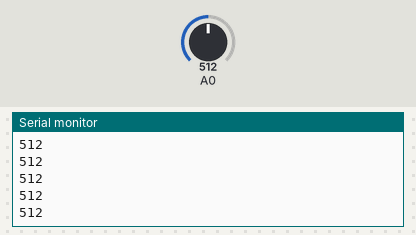
The sketch below on a simulated Arduino Uno, built with avr-gcc and run on an emulated ATmega328P. Parts: the last lines printed to the serial monitor. Inputs (shaded band) come from the test bench; at power-on: A0 = 512.

Above: at 1.2 s.
1.3 s: A0 set to 716
At 2.0 s:
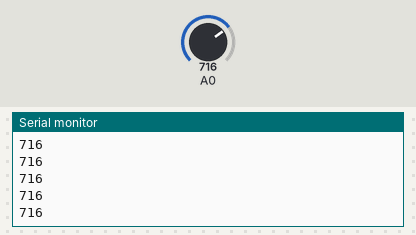
2.8 s: A0 set to 900
At 3.5 s:
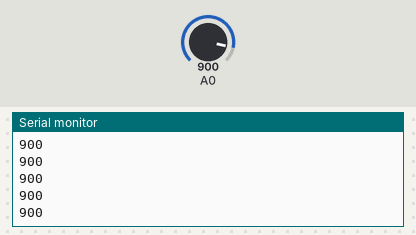
Timing chart, 0 to 5.8 s (numbered marks = the images above; inputs shaded):
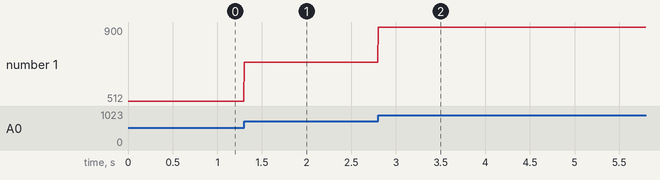

Measured:
- after the input at 1.3 s, the serial monitor: prints a new line at once (image 1)
- after the input at 2.8 s, the serial monitor: prints a new line at once (image 2)
- plotted number 1: 512 → 716 after the input at 1.3 s, 716 → 900 after the input at 2.8 s

The sketch:

knob.ino
```cpp
int knobValue = 0;

void setup() {
  Serial.begin(9600);
  //Baud rate = speed at which the serial buffer is filled up.

}

void loop() {
  knobValue = analogRead(0); //Read sensor value sent to analog input 0
  Serial.println(knobValue); //Send to Pd
  delay(5);
}
```
